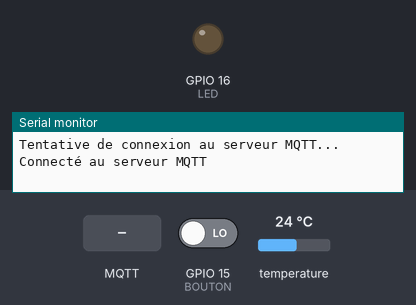
Recording of a sketch running on a simulated ESP8266 (NodeMCU). On the bench: output pins drawn as LEDs (lit = HIGH), the last lines printed to the serial monitor. The inputs (shaded band) are chosen by the test bench; at power-on: GPIO 15 (BOUTON) LOW, temperature 24 °C. WiFi joins after 1.5 s; servers stay silent unless stated; no MQTT or app messages arrive unless stated.

Above: at 2.7 s.
2.8 s: MQTT message "1" arrives on the first subscribed topic
At 3.5 s:
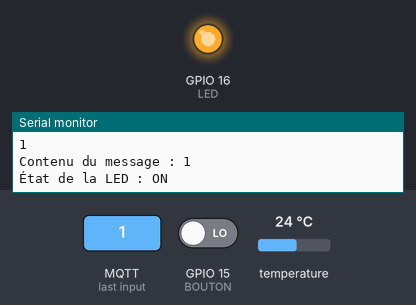
4.6 s: MQTT message "0" arrives on the first subscribed topic
At 6.2 s:
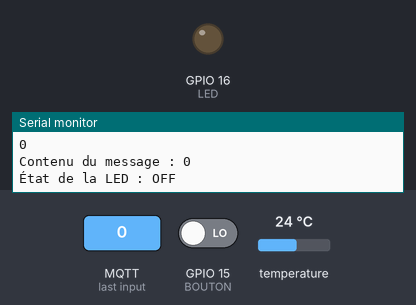
9.1 s: GPIO 15 (BOUTON) driven HIGH
At 9.8 s:
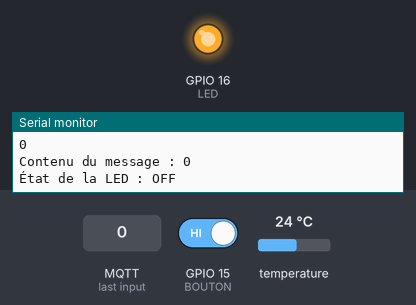
Timing chart, 0 to 11.7 s (numbered marks = the images above; inputs shaded):
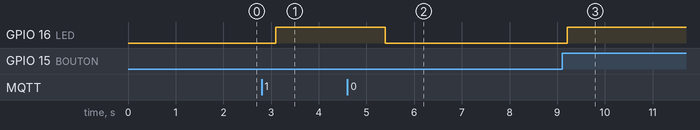

Measured:
- after the input at 2.8 s, GPIO 16 (LED): LOW → HIGH after 0.30 s
- after the input at 4.6 s, GPIO 16 (LED): HIGH → LOW after 0.79 s
- after the input at 9.1 s, GPIO 16 (LED): LOW → HIGH after 0.11 s

The sketch:

Prise_Wifi.ino
```cpp
#include <ESP8266WiFi.h>
#include <OneWire.h>
#include <DallasTemperature.h>
#include <PubSubClient.h>
#include <WiFiManager.h>

const char* wifi_ssid = "NomDeVotreReseauWiFi";
const char* wifi_password = "MotDePasseWiFi";
const char* mqtt_server = "pnoutlet.site";
const int mqtt_port = 1883;
const char* mqtt_user = "pain";
const char* mqtt_password = "toto";
const char* mqtt_send_topic = "SAE301/pnoutletSend";
const char* mqtt_receive_topic = "SAE301/pnoutletBackup";

WiFiClient espClient;
PubSubClient mqttClient(espClient);

#define BOUTON 15
#define LED 16
#define DS18B20_PIN 13

bool ledAllumée = false;
bool dernierÉtatBouton = LOW;
float derniereTemperature = 0.0;
bool envoieNecessaire = true;
unsigned long previousMillis = 0;
const long interval = 3000; // Intervalle de lecture de la température (5 secondes)

OneWire oneWire(DS18B20_PIN);
DallasTemperature sensors(&oneWire);

void setup() {

  // Connexion au réseau Wi-Fi
  WiFiManager wifiManager;
  wifiManager.autoConnect("AutoConnectAP", "toto123456");

  // Connexion au serveur MQTT
  mqttClient.setServer(mqtt_server, mqtt_port);
  mqttClient.setCallback(callback);
  reconnect();

  pinMode(BOUTON, INPUT);
  pinMode(LED, OUTPUT);
  Serial.begin(115200);

  sensors.begin();
}

void loop() {
  if (WiFi.status() == WL_CONNECTED) {
    if (!mqttClient.connected()) {
      reconnect();
    }
    mqttClient.loop();

    int boutonÉtat = digitalRead(BOUTON);

    if (boutonÉtat != dernierÉtatBouton) {
      dernierÉtatBouton = boutonÉtat;

      // Envoi de la valeur sur MQTT
      if (mqttClient.connected()) {
        if (boutonÉtat == HIGH) {
          mqttClient.publish(mqtt_send_topic, "0");
        } else {
          mqttClient.publish(mqtt_send_topic, "1");
        }
      }

      envoieNecessaire = true;
    }

    unsigned long currentMillis = millis();

    if (currentMillis - previousMillis >= interval) {
      previousMillis = currentMillis;
      float temperatureCelsius = lireTemperature();

      if (envoieNecessaire) {
        envoieNecessaire = false;

        // Générer les données pour les prises 1 et 2
        String data_prise1 = generateData(1);

        if (mqttClient.connected()) {
          mqttClient.publish(mqtt_send_topic, data_prise1.c_str());
        }
      }
    }
  }

  // Autre code et logique ici

  int boutonÉtat = digitalRead(BOUTON);
  float temperatureCelsius = lireTemperature();

  if (boutonÉtat != digitalRead(BOUTON)) {
    // Bouton appuyé, basculez l'état de la LED
    ledAllumée = !ledAllumée;
    digitalWrite(LED, ledAllumée ? HIGH : LOW);
    envoieNecessaire = true;
  }

  if (temperatureCelsius != derniereTemperature) {
    // Faites quelque chose ici si nécessaire
    // Par exemple, vous pouvez envoyer un message MQTT.
    envoieNecessaire = true;
  }

  // Mettez à jour la température précédente
  derniereTemperature = temperatureCelsius;
}

float lireTemperature() {
  sensors.requestTemperatures();
  float temperatureCelsius = sensors.getTempCByIndex(0);

  return temperatureCelsius;
}

void callback(char* topic, byte* payload, unsigned int length) {
  // Gestion des messages MQTT reçus ici
  Serial.println("Message MQTT reçu:");
  Serial.write(payload, length);
  Serial.println();

  String message = "";
  for (int i = 0; i < length; i++) {
    message += (char)payload[i];
  }

  Serial.println("Contenu du message : " + message);

  if (message == "1") {
    ledAllumée = true;
    digitalWrite(LED, HIGH);
    Serial.println("État de la LED : ON");
  } else if (message == "0") {
    ledAllumée = false;
    digitalWrite(LED, LOW);
    Serial.println("État de la LED : OFF");
  }
}

void reconnect() {
  while (!mqttClient.connected()) {
    Serial.println("Tentative de connexion au serveur MQTT...");
    if (mqttClient.connect("prise1", mqtt_user, mqtt_password)) {
      Serial.println("Connecté au serveur MQTT");
      mqttClient.subscribe(mqtt_receive_topic);
    } else {
      Serial.print("Échec de la connexion au serveur MQTT. Réessai dans 5 secondes...");
      delay(5000);
    }
  }
}

String generateData(int id_prise) {
  float temperatureCelsius = lireTemperature();

  // Formatez la température avec deux décimales
  String temperatureFormatted = String(temperatureCelsius, 2);

  String état = ledAllumée ? "ON" : "OFF";

  String data = "id_prise=" + String(id_prise) + ";temp=" + temperatureFormatted + ";etat=" + état;
  return data;
}
```
